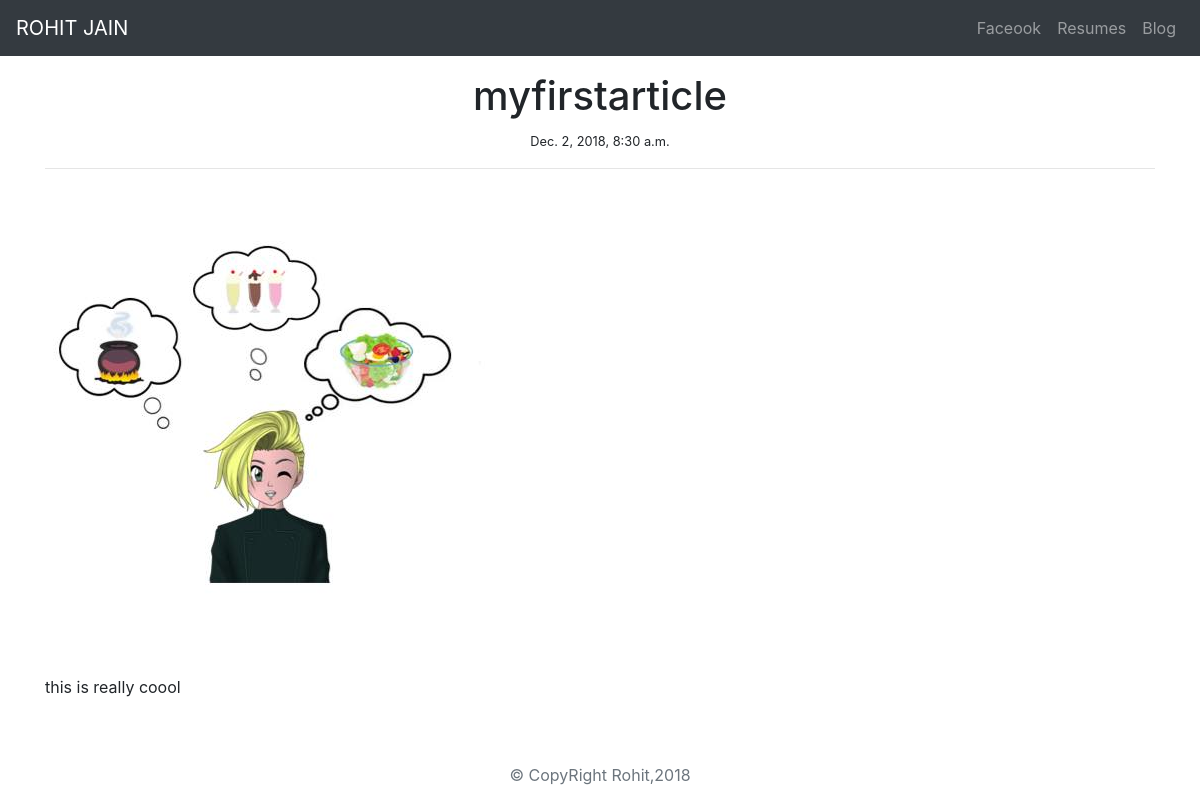
Page /blog/1/ on the committed database.
### blog/models.py (models this page shows, shortened)
class Blog(models.Model):
    title=models.CharField(max_length=250)
    pub_date=models.DateTimeField()
    image=models.ImageField(upload_to="images/")
    body=models.TextField()

### blog/views.py (the view)
# urls.py: path('<int:blog_id>/',views.detail,name='detail'),
def detail(request,blog_id):
    blog_detail=get_object_or_404(Blog,pk=blog_id)
    return render(request,'blog/detail.html',{'blog':blog_detail})

### templates/blog/detail.html (shortened to what this page needs)
<!doctype html>
<html lang="en" xmlns="http://www.w3.org/1999/html">
{% load staticfiles %}
  <head>
    <link rel="stylesheet" href="https://stackpath.bootstrapcdn.com/bootstrap/4.1.3/css/bootstrap.min.css">
  </head>
  <body>
 <header>
      <nav class="navbar navbar-expand-lg navbar-dark bg-dark">
  <a class="navbar-brand" href="{% url 'home' %}">ROHIT JAIN</a>
  <div class="collapse navbar-collapse" id="navbarNavAltMarkup">
    <div class="navbar-nav ml-auto">
      <a class="nav-item nav-link " href="https://www.facebook.com/Rohitdgreat">Faceook </a>
      <a class="nav-item nav-link" href="{% static 'nishant.jpg' %}">Resumes</a>
      <a class="nav-item nav-link" href="{% url 'allblog' %}">Blog</a>
    </div>
  </div>
</nav>
    </header>
<div class="container">
    <main role="main">
        <h1 class="text-center pt-3"> {{ blog.title }}</h1>
        <p class="text-center"><small>{{ blog.pub_date }}</small></p>
        <hr/>
        <br>
        <img class="img-fluid" src="{{ blog.image.url }}"  />
        <br><br>
        <p>{{ blog.body }}</p>
      </main>
</div>
<br> <br>
    <footer class="text-muted">
      <div class="container text-center">
       &copy; CopyRight Rohit,{% now "Y" %}
      </div>
    </footer>
  </body>
</html>

### rows in the picture
Blog: title "myfirstarticle", pub_date "Dec. 2, 2018, 8:30 a.m.", image (picture), body "this is really coool"
